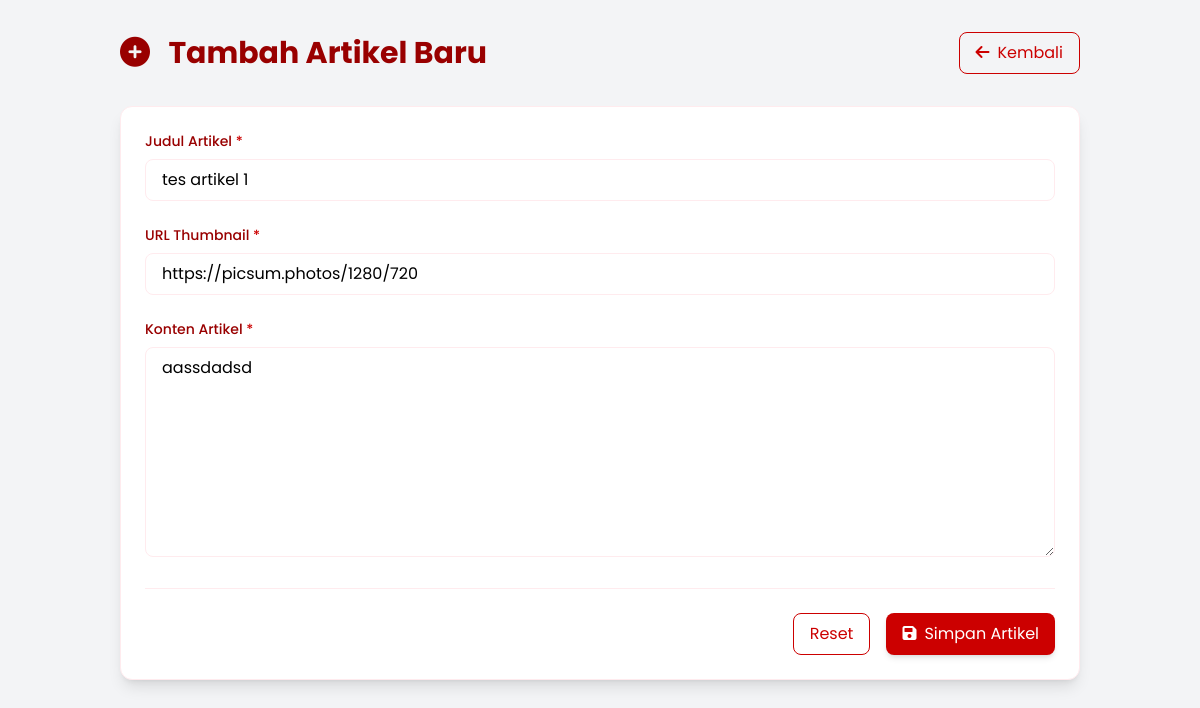
Screenshot of /admin/artikel/edit.php?id=1 (signed in) with the database file from the repository.
### tables this page shows
CREATE TABLE IF NOT EXISTS `education_articles` (
  `id` int NOT NULL AUTO_INCREMENT,
  `title` varchar(100) NOT NULL,
  `content` text NOT NULL,
  `thumbnail` varchar(255) NOT NULL DEFAULT '',
  `admin_id` int NOT NULL,
  `created_at` timestamp NOT NULL DEFAULT CURRENT_TIMESTAMP,
  `updated_at` timestamp NOT NULL DEFAULT CURRENT_TIMESTAMP,
  PRIMARY KEY (`id`),
  KEY `article` (`admin_id`),
  CONSTRAINT `article` FOREIGN KEY (`admin_id`) REFERENCES `admins` (`id`)
);

### admin/artikel/edit.php (the view, shortened to what this page needs)
<?php
require_once("../../db/config.php");
$article_id = $_GET["id"];
$article_query = "SELECT * FROM education_articles WHERE id = ?";
$article_stmt = $db->prepare($article_query);
$article_stmt->bind_param("i", $article_id);
$article_stmt->execute();
$article = $article_stmt->get_result()->fetch_assoc();
?>
<!DOCTYPE html>
<html lang="id">
<head>
  <script src="https://cdn.tailwindcss.com"></script>
  <link rel="stylesheet" href="https://cdnjs.cloudflare.com/ajax/libs/font-awesome/6.0.0/css/all.min.css">
</head>
<body class="font-['Poppins'] bg-gray-100">
  <div class="container mx-auto p-8">
    <div class="flex justify-between items-center mb-8">
      <h1 class="text-3xl font-bold text-blood-darker">
        <i class="fas fa-plus-circle mr-3"></i>
        Tambah Artikel Baru
      </h1>
      <a href="index.php" class="px-4 py-2 border border-blood rounded-lg text-blood hover:bg-blood-light transition duration-200">
        <i class="fas fa-arrow-left mr-2"></i>Kembali
      </a>
    </div>
    <div class="bg-white rounded-xl shadow-lg p-6 border border-blood-light">
      <form id="articleForm" class="space-y-6">
        <div class="grid grid-cols-1 md:grid-cols-2 gap-6">
          <div class="md:col-span-2">
            <label for="title" class="block text-blood-darker text-sm font-medium mb-2">Judul Artikel <span class="text-blood">*</span></label>
            <input type="text" id="title" name="title" value="<?= $article["title"] ?>" required
              class="w-full px-4 py-2 border border-blood-light rounded-lg focus:outline-none focus:ring-2 focus:ring-blood focus:border-transparent"
              placeholder="Masukkan judul artikel">
          </div>
          <div class="md:col-span-2">
            <label for="thumbnail" class="block text-blood-darker text-sm font-medium mb-2">URL Thumbnail <span class="text-blood">*</span></label>
            <input type="url" id="thumbnail" name="thumbnail" value="<?= $article["thumbnail"] ?>" required
              class="w-full px-4 py-2 border border-blood-light rounded-lg focus:outline-none focus:ring-2 focus:ring-blood focus:border-transparent"
              placeholder="https://example.com/image.jpg">
          </div>
          <div class="md:col-span-2">
            <label for="content" class="block text-blood-darker text-sm font-medium mb-2">Konten Artikel <span class="text-blood">*</span></label>
            <textarea id="content" name="content" rows="8" required
              class="w-full px-4 py-2 border border-blood-light rounded-lg focus:outline-none focus:ring-2 focus:ring-blood focus:border-transparent"
              placeholder="Tulis konten artikel disini..."><?= $article["content"] ?></textarea>
          </div>
        </div>
        <div class="flex justify-end space-x-4 pt-6 mt-6 border-t border-blood-light">
          <button type="reset" class="px-4 py-2 border border-blood rounded-lg text-blood hover:bg-blood-light transition duration-200">
            Reset
          </button>
          <button type="submit" class="px-4 py-2 bg-blood hover:bg-blood-dark text-white rounded-lg transition duration-200 shadow-md">
            <i class="fas fa-save mr-2"></i>Simpan Artikel
          </button>
        </div>
      </form>
    </div>
  </div>
</body>
</html>

### rows the page displays
education_articles: title "tes artikel 1", thumbnail "https://picsum.photos/1280/720", content "aassdadsd"
